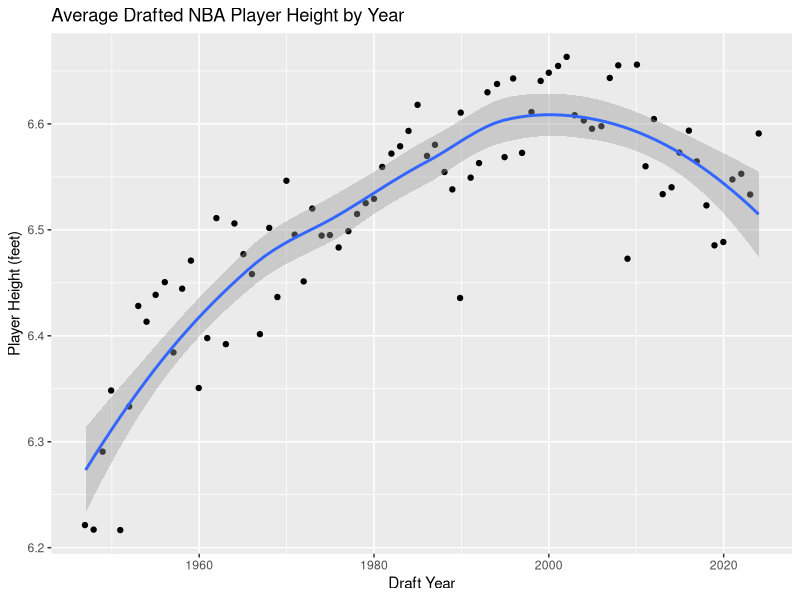
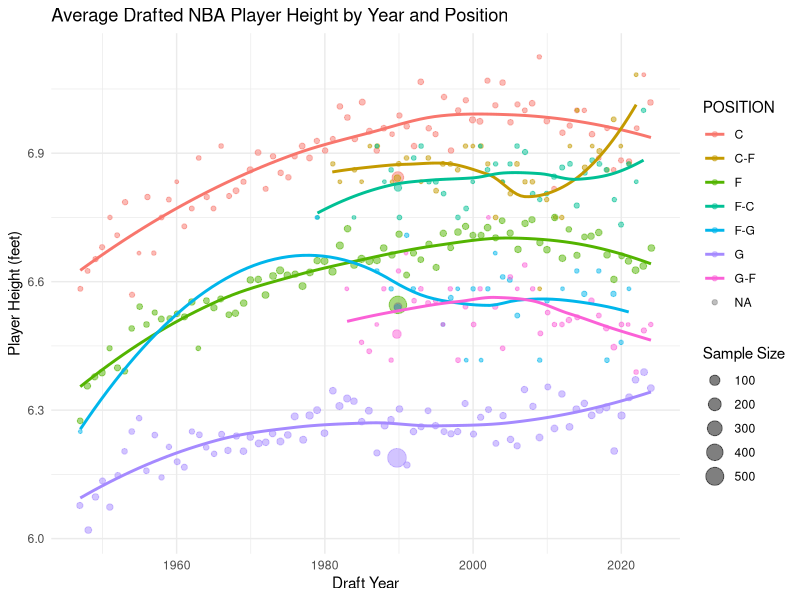

Recreate these plots in R, in order.
library(ggplot2)
library(tidyverse)

# WARNING!!!
# BEFORE YOU LOOK AT THIS FILE READ THIS

# I am not a statistician or data scientist, it is almost certain
# that some of these plots are not scientifically valid and that
# is okay. Also, you may see some operations that either are not necessary
# or idiomatic for R lang, that is because I am not a R programmer, I am a Python programmer... lol
# Anyway, I just want you to know that before you continue reading.

nba_dataset <- read_csv("datasets/PlayerIndex_nba_stats.csv")

# Here I clean my data of NULL values and instead replace them with the mean of the column
nba_dataset$HEIGHT[is.na(nba_dataset$HEIGHT)] <- 
  mean(nba_dataset$HEIGHT, na.rm = TRUE)
nba_dataset$DRAFT_YEAR[is.na(nba_dataset$DRAFT_YEAR)] <- 
  mean(nba_dataset$DRAFT_YEAR, na.rm = TRUE)

# I convert the HEIGHT column from a string format (e.g., "6-7") to a numeric format (e.g., 6.58 feet)
nba_dataset$HEIGHT_NUMERIC <- sapply(nba_dataset$HEIGHT, function(x) {
  split_height <- strsplit(x, "-")[[1]]
  feet <- as.numeric(split_height[1])
  inches <- as.numeric(split_height[2])
  
  return(feet + inches / 12)
})

# Then I go here and make a new data frame with the mean height of the players drafted each year
mean_height <- nba_dataset %>%
  group_by(DRAFT_YEAR) %>%
  summarise(HEIGHT = mean(HEIGHT_NUMERIC, na.rm = TRUE))

# Finally, I use ggplot to plot the DRAFT_YEAR against HEIGHT
ggplot(mean_height, aes(x = DRAFT_YEAR, y = HEIGHT)) +
  geom_jitter() +
  geom_smooth() +
  labs(
    title = "Average Drafted NBA Player Height by Year", 
    x = "Draft Year", 
    y = "Player Height (feet)"
  )

# Now I'm going to include the position of the players
# and their sample size in the plot so we can visualize the sample size and
# the average height of players drafted each year

nba_dataset %>%
  # Group by DRAFT_YEAR and POSITION
  group_by(DRAFT_YEAR, POSITION) %>%
  # then calculate the mean height and sample size
  summarise(MEAN_HEIGHT = mean(HEIGHT_NUMERIC, na.rm = TRUE),
            n = n() ) %>%
  # then plot the data
  ggplot(aes(x = DRAFT_YEAR, y = MEAN_HEIGHT, color = POSITION)) +
  geom_jitter(aes(size = n), alpha = 0.5) +
  geom_smooth(se = FALSE) +
  labs(
    title = "Average Drafted NBA Player Height by Year and Position", 
    x = "Draft Year", 
    y = "Player Height (feet)",
    size = "Sample Size"
  ) +
  theme_minimal() # Found out this makes the plot look cleaner (: